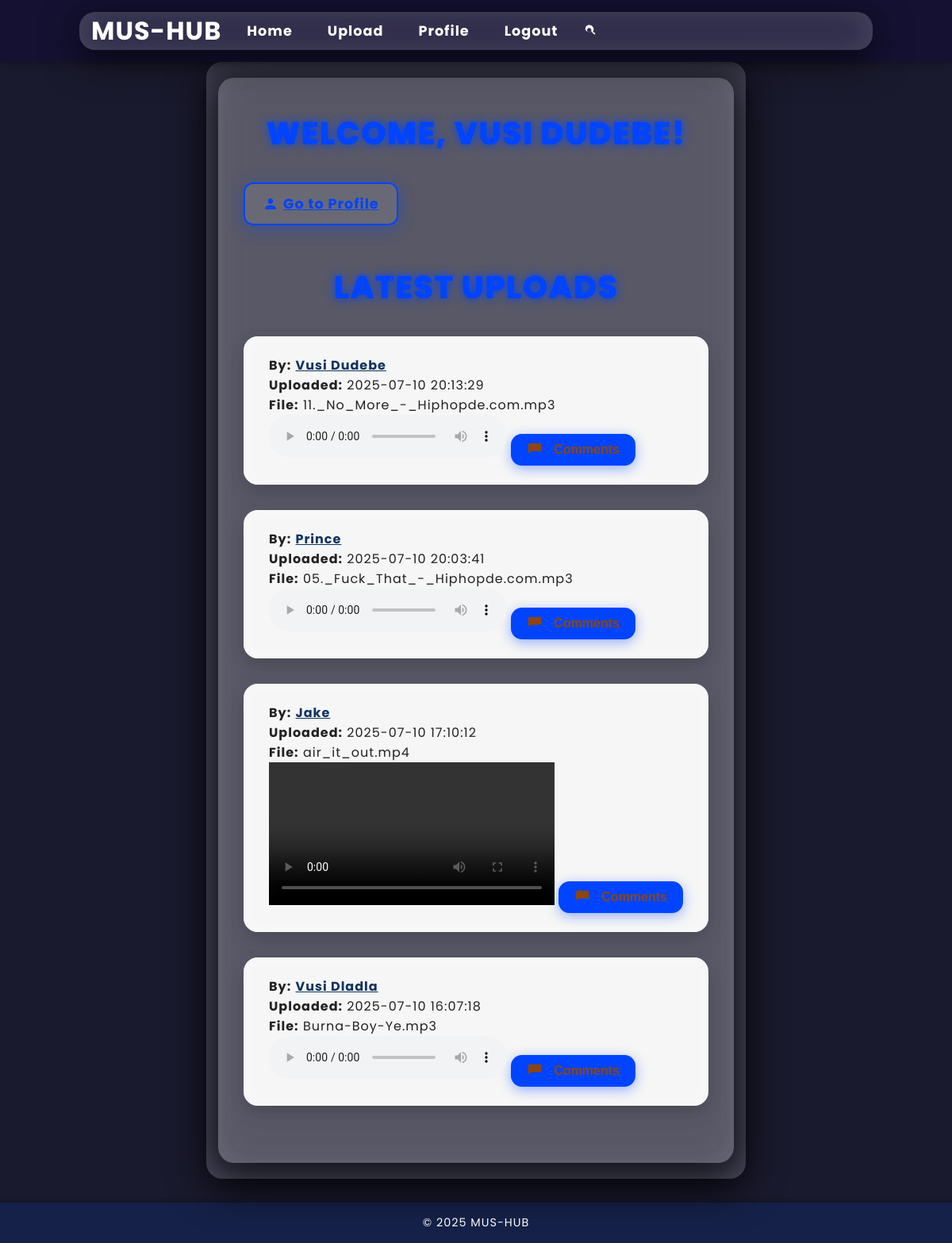
The app's page / (signed in) with its own data.
### app.py (models this page shows)
class User(db.Model):
    UserID = db.Column(db.Integer, primary_key=True)
    Username = db.Column(db.String(80), nullable=False)
    Email = db.Column(db.String(120), unique=True, nullable=False)
    Password = db.Column(db.String(200), nullable=False)
    Role = db.Column(db.String(20), nullable=False)
    Bio = db.Column(db.String(500))
    comments = db.relationship('Comment', backref='author', lazy=True)

class Content(db.Model):
    ContentID = db.Column(db.Integer, primary_key=True)
    UserID = db.Column(db.Integer, db.ForeignKey('user.UserID'), nullable=False)
    FilePath = db.Column(db.String(200), nullable=False)
    UploadDate = db.Column(db.DateTime, default=datetime.utcnow)
    user = db.relationship('User', backref='contents')

### app.py (the view)
@app.route('/')
def index():
    user_id = session.get('user_id')
    user = User.query.get(user_id) if user_id else None
    username = user.Username if user else 'Guest'
    contents = Content.query.order_by(Content.UploadDate.desc()).all()
    for content in contents:
        content.comments = Comment.query.filter_by(ContentID=content.ContentID).order_by(Comment.CommentDate).all()
    return render_template('index.html', username=username, contents=contents)

### app.py (called while the page is built)
@app.context_processor
def inject_now():
    return {
        'now': datetime.utcnow(),
        'current_user_id': session.get('user_id')
    }

### templates/index.html (shortened to what this page needs)
{% extends "base.html" %}
{% block extra_css %}
  <link rel="stylesheet" href="{{ url_for('static', filename='index.css') }}">
{% endblock %}
{% block content %}
<div class="container">
  {% if 'user_id' in session %}
    <h2>Welcome, {{ username }}!</h2>
    <a href="{{ url_for('profile') }}" class="profile-link" aria-label="Go to your profile">
      <svg class="icon" viewBox="0 0 24 24" aria-hidden="true" focusable="false">
        <path d="M12 12c2.21 0 4-1.79 4-4s-1.79-4-4-4-4 1.79-4 4 1.79 4 4 4zm0 2c-2.67 0-8 1.34-8 4v2h16v-2c0-2.66-5.33-4-8-4z"/>
      </svg>
      Go to Profile
    </a>
    <h2>Latest Uploads</h2>
    {% for content in contents %}
      <div class="upload" role="region" aria-labelledby="upload-title-{{ content.ContentID }}">
        <p><strong>By:</strong>
          <a href="{{ url_for('public_profile', user_id=content.user.UserID) }}">
            {{ content.user.Username }}
          </a>
        </p>
        <p><strong>Uploaded:</strong> {{ content.UploadDate.strftime('%Y-%m-%d %H:%M:%S') }}</p>
        <p><strong>File:</strong> {{ content.FilePath }}</p>
        {% set ext = content.FilePath.split('.')[-1].lower() %}
        {% if ext in ['mp3', 'wav', 'ogg'] %}
          <audio controls>
            <source src="{{ url_for('static', filename='uploads/' ~ content.FilePath) }}" type="audio/{{ ext }}">
          </audio>
        {% elif ext in ['mp4', 'webm'] %}
          <video controls width="360" aria-labelledby="upload-title-{{ content.ContentID }}">
            <source src="{{ url_for('static', filename='uploads/' ~ content.FilePath) }}" type="video/{{ ext }}">
          </video>
        {% else %}
          <p>Preview not available for this file type.</p>
        {% endif %}
        <button
          aria-expanded="false"
          aria-controls="comments-{{ content.ContentID }}"
          onclick="toggleComments('comments-{{ content.ContentID }}', this)"
          class="comments-toggle"
          >
          <svg class="icon" viewBox="0 0 24 24" aria-hidden="true" focusable="false">
            <path d="M20 2H4c-1.1 0-2 .9-2 2v14l4-4h14c1.1 0 2-.9 2-2V4c0-1.1-.9-2-2-2z"/>
          </svg>
        </button>
      </div>
    {% endfor %}
  {% endif %}
</div>
{% endblock %}

### static/base.css (style rules this page uses)
:root { --background: #1a1a2e; --color: #ffffff; --primary-color: #0f3460; --accent-color: #0b0885; --glass-bg: rgba(255, 255, 255, 0.05); }
* { box-sizing: border-box; margin: 0; padding: 0; }
html { scroll-behavior: smooth; }
body { font-family: "Poppins", sans-serif; background: linear-gradient(135deg, var(--background), var(--primary-color)); color: var(--color); letter-spacing: 1px; min-height: 100vh; display: flex; flex-direction: column; padding: 20px 0; }

### static/index.css (style rules this page uses)
:root { --background: #1a1a2e; --color: #ffffff; --primary-color: #0f3460; --accent-color: #0044ff; --secondary-color: #8B4513; --glass-bg: rgba(255 255 255 / 0.1); --shadow-dark: rgba(0, 0, 0, 0.7); --shadow-light: rgba(255 255 255 / 0.15); --font-family: 'Poppins', sans-serif; }
* { box-sizing: border-box; }
body { font-family: var(--font-family); background-color: var(--background); background-image: url('https://images.unsplash.com/uploads/1412282232015a06e258a/4bdd2a58?fm=jpg&q=60&w=3000&ixlib=rb-4.1.0&ixid=M3wxMjA3fDB8MHxzZWFyY2h8N3x8bXVzaWMlMjBiYWNrZ3JvdW5kfGVufDB8fDB8fHww'); background-size: cover; background-position: center; animation: fade 5s infinite alternate; color: var(--color); min-height: 100vh; overflow-y: auto; margin: 0; padding: 0; -webkit-font-smoothing: antialiased; -moz-osx-font-smoothing: grayscale; }
.container { max-width: 1000px; margin: 0 auto; padding: 2.5rem 2rem; background: var(--glass-bg); border-radius: 20px; box-shadow: 0 12px 48px var(--shadow-dark), inset 0 0 40px var(--shadow-light); backdrop-filter: blur(18px); -webkit-backdrop-filter: blur(18px); transition: box-shadow 0.3s ease; }
h2 { text-align: center; margin-bottom: 2rem; font-weight: 800; font-size: 2.5rem; color: var(--accent-color); letter-spacing: 1.2px; text-transform: uppercase; text-shadow: 0 0 12px var(--accent-color); user-select: none; }
.profile-link { display: inline-flex; align-items: center; justify-content: center; margin-bottom: 3rem; padding: 12px 22px; font-weight: 700; font-size: 1.1rem; color: var(--accent-color); border: 2px solid var(--accent-color); border-radius: 12px; cursor: pointer; transition: background-color 0.4s ease, color 0.4s ease, box-shadow 0.4s ease; user-select: none; box-shadow: 0 4px 20px rgba(0, 68, 255, 0.35); backdrop-filter: brightness(1.1); }
.upload { background: rgba(255 255 255 / 0.95); color: #222; padding: 1.5rem 2rem; margin: 2rem 0; border-radius: 18px; box-shadow: 0 10px 24px rgba(0, 0, 0, 0.16), inset 0 0 16px rgba(255 255 255 / 0.6); transition: box-shadow 0.3s ease; }
.upload a { color: var(--primary-color); font-weight: 700; transition: color 0.3s ease; }
.upload button, .comments-toggle, .submit-comment-btn { display: inline-flex; align-items: center; gap: 8px; margin-top: 14px; background: var(--accent-color); color: var(--secondary-color); padding: 10px 20px; border: none; border-radius: 14px; font-weight: 700; font-size: 1rem; cursor: pointer; user-select: none; transition: background-color 0.3s ease, transform 0.3s ease, box-shadow 0.3s ease; box-shadow: 0 4px 16px rgba(0, 68, 255, 0.4); }
.icon { width: 22px; height: 22px; fill: currentColor; vertical-align: middle; transition: transform 0.3s ease; display: inline-block; user-select: none; }

### templates/index.html (style rules this page uses)
.icon { width: 20px; height: 20px; fill: currentColor; vertical-align: middle; margin-right: 6px; transition: transform 0.3s ease; display: inline-block; }

### records on screen
User: Username "VUSI DUDEBE"
Content: user.Username "Vusi Dudebe", UploadDate "2025-07-10 20:13:29", FilePath "11._No_More_-_Hiphopde.com.mp3"
Content: user.Username "Prince", UploadDate "2025-07-10 20:03:41", FilePath "05._Fuck_That_-_Hiphopde.com.mp3"
Content: user.Username "Jake", UploadDate "2025-07-10 17:10:12", FilePath "air_it_out.mp4"
Content: user.Username "Vusi Dladla", UploadDate "2025-07-10 16:07:18", FilePath "Burna-Boy-Ye.mp3"
